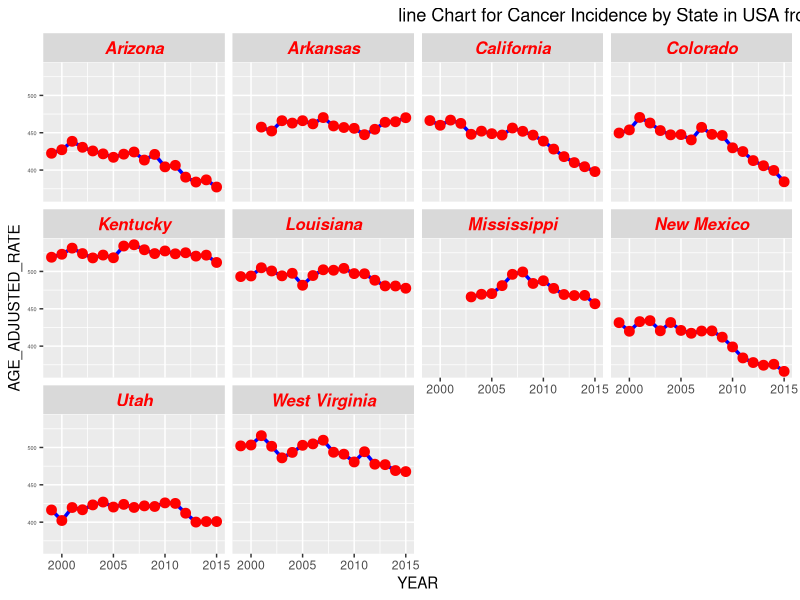

Recreate this plot in R.
library(ggplot2)
library(dplyr)

eco <- read.csv("pie.csv")
rate <- read.csv('cancer_incidence_state.csv')

df1 <- eco
df2 <- rate[rate$AREA %in% c('Utah','Colorado','New Mexico','Arizona','California','Arkansas','Louisiana','West Virginia','Mississippi','Kentucky'),]

# Basic line plot with points
ggplot(data=df2, aes(x=YEAR, y=AGE_ADJUSTED_RATE, group=AREA)) +
  geom_line(color="blue", size=1.2)+
  geom_point(color="red", size=3)+
  facet_wrap(~AREA, ncol=4)+
  theme(axis.text.y = element_text(size=4),
        strip.text.x = element_text(size=12, color="red",
                                    face="bold.italic"),
        strip.text.y = element_text(size=12, color="red",
                                    face="bold.italic"))+
  ggtitle('                                                                       line Chart for Cancer Incidence by State in USA from 1999 to 2015')




